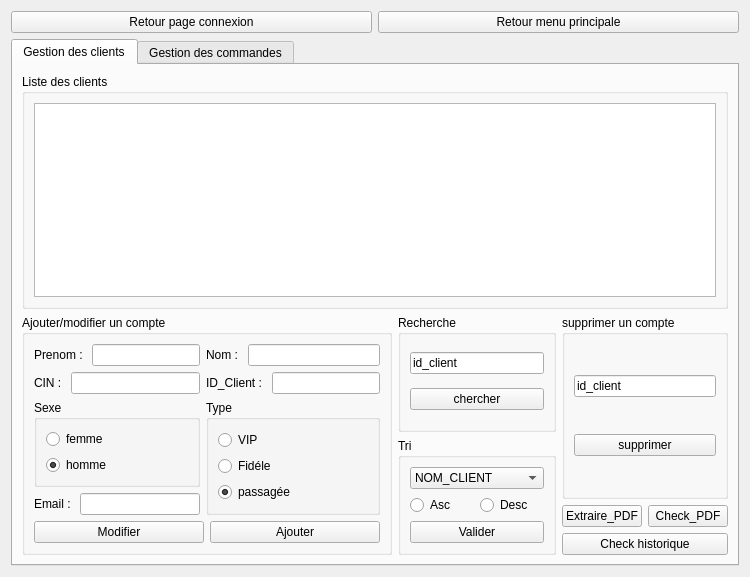
      <widget class="QWidget" name="page_5">
       <layout class="QVBoxLayout" name="verticalLayout_68">
        <item>
         <layout class="QHBoxLayout" name="horizontalLayout_60">
          <item>
           <widget class="QPushButton" name="pushButton_RPGF_2">
            <property name="text">
             <string>Retour page connexion</string>
            </property>
           </widget>
          </item>
          <item>
           <widget class="QPushButton" name="pushButton_RMPF_2">
            <property name="text">
             <string>Retour menu principale</string>
            </property>
           </widget>
          </item>
         </layout>
        </item>
        <item>
         <widget class="QTabWidget" name="tabWidgetC">
          <property name="currentIndex">
           <number>0</number>
          </property>
          <widget class="QWidget" name="widget">
           <attribute name="title">
            <string>Gestion des clients</string>
           </attribute>
           <layout class="QVBoxLayout" name="verticalLayout_52">
            <item>
             <widget class="QGroupBox" name="groupBoxC">
              <property name="title">
               <string>Liste des clients</string>
              </property>
              <layout class="QVBoxLayout" name="verticalLayout_53">
               <item>
                <widget class="QTableView" name="tableViewC"/>
               </item>
              </layout>
             </widget>
            </item>
            <item>
             <layout class="QHBoxLayout" name="horizontalLayout_49">
              <item>
               <widget class="QGroupBox" name="groupBox_2C">
                <property name="title">
                 <string>Ajouter/modifier un compte</string>
                </property>
                <layout class="QVBoxLayout" name="verticalLayout_54">
                 <item>
                  <layout class="QHBoxLayout" name="horizontalLayout_50">
                   <item>
                    <layout class="QVBoxLayout" name="verticalLayout_55">
                     <item>
                      <layout class="QHBoxLayout" name="horizontalLayout_51">
                       <item>
                        <widget class="QLabel" name="labelC">
                         <property name="text">
                          <string>Prenom : </string>
                         </property>
                        </widget>
                       </item>
                       <item>
                        <widget class="QLineEdit" name="lineEdit_prenomC"/>
                       </item>
                      </layout>
                     </item>
                     <item>
                      <layout class="QHBoxLayout" name="horizontalLayout_52">
                       <item>
                        <widget class="QLabel" name="label_3C">
                         <property name="text">
                          <string>CIN : </string>
                         </property>
                        </widget>
                       </item>
                       <item>
                        <widget class="QLineEdit" name="lineEdit_cinC"/>
                       </item>
                      </layout>
                     </item>
                     <item>
                      <widget class="QGroupBox" name="groupBox_22">
                       <property name="title">
                        <string>Sexe</string>
                       </property>
                       <layout class="QVBoxLayout" name="verticalLayout_56">
                        <item>
                         <layout class="QVBoxLayout" name="verticalLayout_57">
                          <item>
                           <widget class="QRadioButton" name="radioButton_FemmeC">
                            <property name="text">
                             <string>femme</string>
                            </property>
                            <property name="checked">
                             <bool>false</bool>
                            </property>
                           </widget>
                          </item>
                          <item>
                           <widget class="QRadioButton" name="radioButtonHommeC">
                            <property name="text">
                             <string>homme</string>
                            </property>
                            <property name="checked">
                             <bool>true</bool>
                            </property>
                           </widget>
                          </item>
                         </layout>
                        </item>
                       </layout>
                      </widget>
                     </item>
                     <item>
                      <layout class="QHBoxLayout" name="horizontalLayout_53">
                       <item>
                        <widget class="QLabel" name="label_6C">
                         <property name="text">
                          <string>Email : </string>
                         </property>
                        </widget>
                       </item>
                       <item>
                        <widget class="QLineEdit" name="lineEdit_emailC"/>
                       </item>
                      </layout>
                     </item>
                    </layout>
                   </item>
                   <item>
                    <layout class="QVBoxLayout" name="verticalLayout_58">
                     <item>
                      <layout class="QHBoxLayout" name="horizontalLayout_54">
                       <item>
                        <widget class="QLabel" name="label_2C">
                         <property name="text">
                          <string>Nom : </string>
                         </property>
                        </widget>
                       </item>
                       <item>
                        <widget class="QLineEdit" name="lineEdit_nomC"/>
                       </item>
                      </layout>
                     </item>
                     <item>
                      <layout class="QHBoxLayout" name="horizontalLayout_55">
                       <item>
                        <widget class="QLabel" name="label_5C">
                         <property name="text">
                          <string>ID_Client : </string>
                         </property>
                        </widget>
                       </item>
                       <item>
                        <widget class="QLineEdit" name="lineEdit_idC"/>
                       </item>
                      </layout>
                     </item>
                     <item>
                      <widget class="QGroupBox" name="groupBox_23">
                       <property name="title">
                        <string>Type</string>
                       </property>
                       <layout class="QVBoxLayout" name="verticalLayout_59">
                        <item>
                         <layout class="QVBoxLayout" name="verticalLayout_60">
                          <item>
                           <widget class="QRadioButton" name="radioButton_VIPC">
                            <property name="text">
                             <string>VIP</string>
                            </property>
                           </widget>
                          </item>
                          <item>
                           <widget class="QRadioButton" name="radioButton_FidelC">
                            <property name="text">
                             <string>Fidéle</string>
                            </property>
                           </widget>
                          </item>
                          <item>
                           <widget class="QRadioButton" name="radioButton_passageeC">
                            <property name="text">
                             <string>passagée</string>
                            </property>
                            <property name="checked">
                             <bool>true</bool>
                            </property>
                           </widget>
                          </item>
                         </layout>
                        </item>
                       </layout>
                      </widget>
                     </item>
                    </layout>
                   </item>
                  </layout>
                 </item>
                 <item>
                  <layout class="QHBoxLayout" name="horizontalLayout_56">
                   <item>
                    <widget class="QPushButton" name="pushButton_modifierC">
                     <property name="text">
                      <string>Modifier</string>
                     </property>
                    </widget>
                   </item>
                   <item>
                    <widget class="QPushButton" name="pushButton_ajouterC">
                     <property name="text">
                      <string>Ajouter</string>
                     </property>
                    </widget>
                   </item>
                  </layout>
                 </item>
                </layout>
               </widget>
              </item>
              <item>
               <layout class="QVBoxLayout" name="verticalLayout_61">
                <item>
                 <widget class="QGroupBox" name="groupBox_3C">
                  <property name="title">
                   <string>Recherche</string>
                  </property>
                  <layout class="QVBoxLayout" name="verticalLayout_62">
                   <item>
                    <widget class="QLineEdit" name="lineEdit_RC">
                     <property name="text">
                      <string>id_client</string>
                     </property>
                    </widget>
                   </item>
                   <item>
                    <widget class="QPushButton" name="pushButton_chercherC">
                     <property name="text">
                      <string>chercher</string>
                     </property>
                    </widget>
                   </item>
                  </layout>
                 </widget>
                </item>
                <item>
                 <widget class="QGroupBox" name="groupBox_4C">
                  <property name="title">
                   <string>Tri</string>
                  </property>
                  <layout class="QVBoxLayout" name="verticalLayout_63">
                   <item>
                    <layout class="QVBoxLayout" name="verticalLayout_64">
                     <item>
                      <widget class="QComboBox" name="comboBoxC">
                       <item>
                        <property name="text">
                         <string>NOM_CLIENT</string>
                        </property>
                       </item>
                       <item>
                        <property name="text">
                         <string>PRENOM_CLIENT</string>
                        </property>
                       </item>
                       <item>
                        <property name="text">
                         <string>ID_CLIENT</string>
                        </property>
                       </item>
                      </widget>
                     </item>
                     <item>
                      <layout class="QHBoxLayout" name="horizontalLayout_57">
                       <item>
                        <widget class="QRadioButton" name="radioButton_6AC">
                         <property name="text">
                          <string>Asc</string>
                         </property>
                        </widget>
                       </item>
                       <item>
                        <widget class="QRadioButton" name="radioButton_6DC">
                         <property name="text">
                          <string>Desc</string>
                         </property>
                        </widget>
                       </item>
                      </layout>
                     </item>
                    </layout>
                   </item>
                   <item>
                    <widget class="QPushButton" name="pushButton_triC">
                     <property name="text">
                      <string>Valider</string>
                     </property>
                    </widget>
                   </item>
                  </layout>
                 </widget>
                </item>
               </layout>
              </item>
              <item>
               <layout class="QVBoxLayout" name="verticalLayout_65">
                <item>
                 <widget class="QGroupBox" name="groupBox_9C">
                  <property name="title">
                   <string>supprimer un compte</string>
                  </property>
                  <layout class="QVBoxLayout" name="verticalLayout_66">
                   <item>
                    <widget class="QLineEdit" name="lineEdit_supprimer_C">
                     <property name="text">
                      <string>id_client</string>
                     </property>
                    </widget>
                   </item>
                   <item>
                    <widget class="QPushButton" name="pushButton_supprimerC">
                     <property name="text">
                      <string>supprimer</string>
                     </property>
                    </widget>
                   </item>
                  </layout>
                 </widget>
                </item>
                <item>
                 <layout class="QVBoxLayout" name="verticalLayout_67">
                  <item>
                   <layout class="QHBoxLayout" name="horizontalLayout_59">
                    <item>
                     <widget class="QPushButton" name="pushButtonPDFC">
                      <property name="text">
                       <string>Extraire_PDF</string>
                      </property>
                     </widget>
                    </item>
                    <item>
                     <widget class="QPushButton" name="pushButton_ouvrirPDFC">
                      <property name="text">
                       <string>Check_PDF</string>
                      </property>
                     </widget>
                    </item>
                   </layout>
                  </item>
                  <item>
                   <widget class="QPushButton" name="pushButton_historiqueC">
                    <property name="text">
                     <string>Check historique</string>
                    </property>
                   </widget>
                  </item>
                 </layout>
                </item>
               </layout>
              </item>
             </layout>
            </item>
           </layout>
          </widget>
          <widget class="QWidget" name="tab_7">
           <attribute name="title">
            <string>Gestion des commandes</string>
           </attribute>
          </widget>
         </widget>
        </item>
       </layout>
      </widget>
